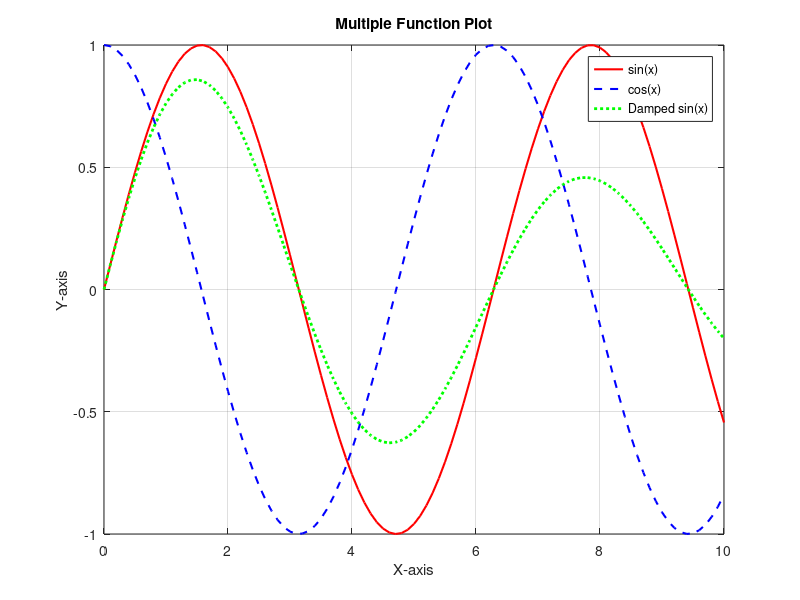
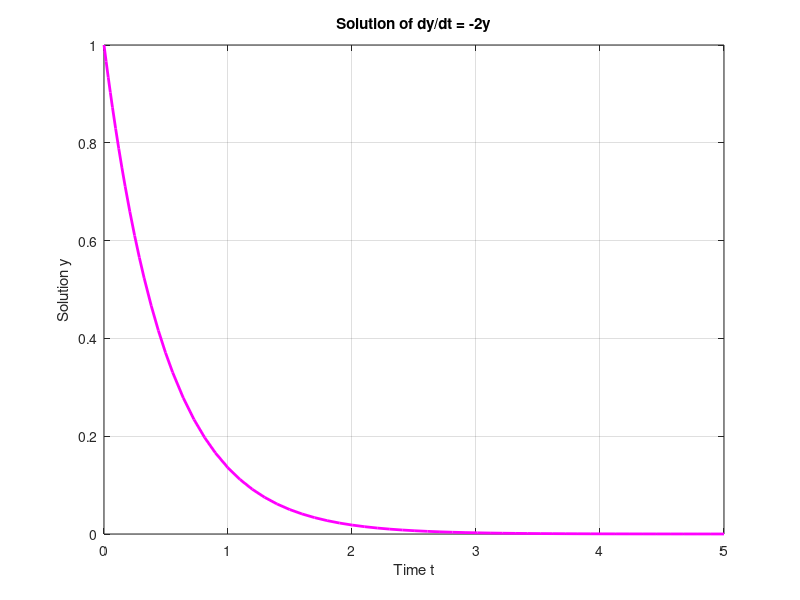
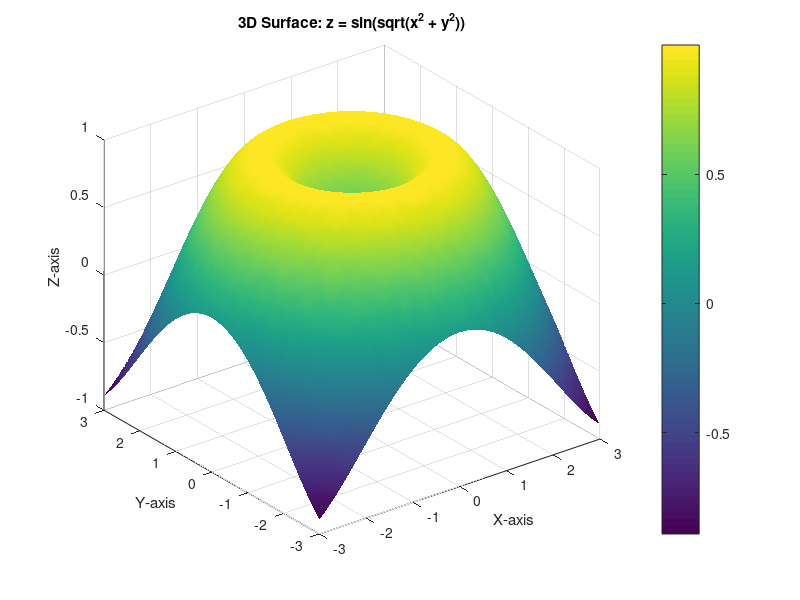
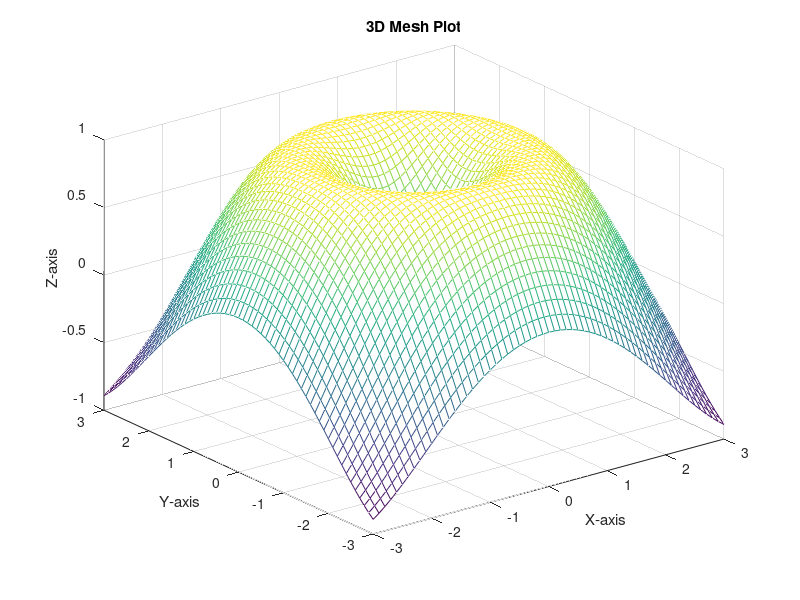

Write MATLAB code to recreate these figures, in order. (Note: this script raises an error after producing the figures.)
%% MATLAB Advanced Practice Guide (Extended)
% Covers: Advanced Plotting, File Handling, Vectorization,
% Numerical Solving, GUI Preview, Matrix Operations, 3D Plotting,
% and Symbolic Math

clc;
clear;
close all;

%% 1. Advanced Plotting: Multiple Plots with Legends
x = 0:0.1:10;
y1 = sin(x);
y2 = cos(x);
y3 = exp(-0.1 * x) .* sin(x);

figure;
plot(x, y1, 'r', 'LineWidth', 1.5); hold on;
plot(x, y2, 'b--', 'LineWidth', 1.5);
plot(x, y3, 'g:', 'LineWidth', 2);
xlabel('X-axis');
ylabel('Y-axis');
title('Multiple Function Plot');
legend('sin(x)', 'cos(x)', 'Damped sin(x)');
grid on;

%% 2. File Handling: Writing and Reading Data from a Text File
data = [x' y1' y2' y3'];
fileID = fopen('function_data.txt', 'w');
fprintf(fileID, 'X sin(x) cos(x) Damped_sin(x)\n');
fprintf(fileID, '%6.2f %10.4f %10.4f %10.4f\n', data');
fclose(fileID);

disp('Data written to function_data.txt');

% Reading the file
disp('Reading the file:');
fileID = fopen('function_data.txt', 'r');
textData = fread(fileID, '*char')';
fclose(fileID);
disp(textData);

%% 3. Vectorized Summation (Avoiding Loops)
v = 1:10000;
sum_v = sum(v); % Vectorized sum, no loop
disp(['Sum of 1 to 10000: ', num2str(sum_v)]);

%% 4. Solving a Differential Equation (dy/dt = -2y)
% Using ode45 solver
disp('Solving dy/dt = -2y using ode45');
odeFun = @(t, y) -2*y;
[tSol, ySol] = ode45(odeFun, [0 5], 1);

figure;
plot(tSol, ySol, 'm', 'LineWidth', 2);
xlabel('Time t');
ylabel('Solution y');
title('Solution of dy/dt = -2y');
grid on;

%% 5. Simple GUI Preview using App Designer (Manual Task)
disp('For GUI: Open MATLAB App Designer to build buttons, sliders, and interactive plots.');

%% 6. Matrix Operations and Eigenvalue Computation
disp('--- Matrix Operations ---');
A = [2 4 1; 0 1 -1; 3 2 5];
B = [1 0 2; 2 3 1; 4 -1 0];

C_add = A + B;
C_mul = A * B;
C_inv = inv(A);

disp('Matrix A:');
disp(A);
disp('Matrix B:');
disp(B);
disp('A + B:');
disp(C_add);
disp('A * B:');
disp(C_mul);
disp('Inverse of A:');
disp(C_inv);

% Eigenvalues and Eigenvectors
[eVec, eVal] = eig(A);
disp('Eigenvalues of A:');
disp(diag(eVal));
disp('Eigenvectors of A:');
disp(eVec);

%% 7. 3D Plotting and Surface Visualization
[xGrid, yGrid] = meshgrid(-3:0.1:3, -3:0.1:3);
z = sin(sqrt(xGrid.^2 + yGrid.^2));

figure;
surf(xGrid, yGrid, z);
xlabel('X-axis'); ylabel('Y-axis'); zlabel('Z-axis');
title('3D Surface: z = sin(sqrt(x^2 + y^2))');
shading interp; % smooth surface
colorbar;
grid on;

figure;
mesh(xGrid, yGrid, z);
title('3D Mesh Plot');
xlabel('X-axis'); ylabel('Y-axis'); zlabel('Z-axis');
grid on;

%% 8. Symbolic Math Operations
syms xSym;
fSym = sin(xSym)^2 * exp(xSym);

% Differentiation and Integration
f_deriv = diff(fSym);
f_int = int(fSym);

% Limits and Taylor Expansion
f_limit = limit(fSym/xSym, xSym, 0);
f_taylor = taylor(fSym, xSym, 'Order', 6);

disp('--- Symbolic Math ---');
disp('f(x) = sin^2(x) * exp(x)');
disp('Derivative of f(x):');
disp(f_deriv);
disp('Integral of f(x):');
disp(f_int);
disp(['Limit f(x)/x as x->0: ', char(f_limit)]);
disp('Taylor Series Expansion (Order 6):');
disp(f_taylor);

fplot(fSym, [-2, 2], 'LineWidth', 2);
title('Symbolic Function Plot: sin^2(x) * exp(x)');
xlabel('x'); ylabel('f(x)');
grid on;

%% 9. Numerical Integration Example
disp('--- Numerical Integration Example ---');
fun = @(x) exp(-x.^2);
integral_val = integral(fun, 0, inf);
disp(['Integral of exp(-x^2) from 0 to infinity: ', num2str(integral_val)]);

%% 10. Saving and Loading Workspace Data
save('workspace_data.mat');
disp('Workspace variables saved to workspace_data.mat');
clearvars -except integral_val
load('workspace_data.mat');
disp('Workspace reloaded from workspace_data.mat');

t = 0:0.1:5;
v0 = 20;
g = 9.8;
h = v0*t - 0.5*g*t.^2;
plot(t, h); xlabel('Time (s)'); ylabel('Height (m)');
title('Projectile Motion under Gravity');


%% End of Extended Advanced Guide
disp('--- End of MATLAB Advanced Practice Guide (Extended Version) ---');

